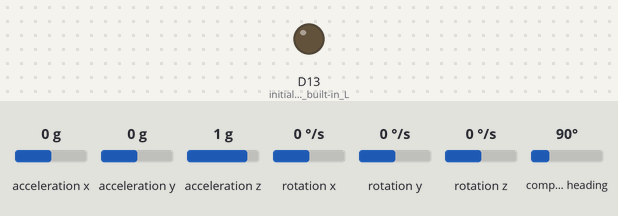
Bench run of a sketch on a simulated Arduino Nano 33 BLE. Parts: output pins drawn as LEDs (lit = HIGH). The inputs (shaded band) are chosen by the test bench; at power-on: acceleration x 0 g, acceleration y 0 g, acceleration z 1 g, rotation x 0 °/s, rotation y 0 °/s, rotation z 0 °/s, compass heading 90°. Nothing arrives over Bluetooth unless stated; a phone connects over Bluetooth LE 3 s after start.

Above: at 0.1 s.
At 3.1 s:
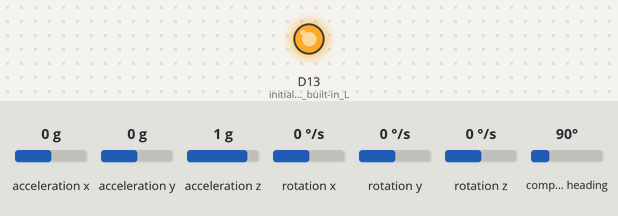
Timing chart, 0 to 4.6 s (numbered marks = the images above):
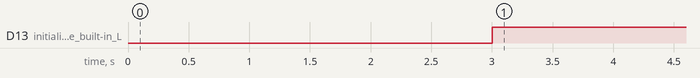

Measured:
- by itself, D13 (initialize_the_built-in_L): LOW → HIGH at 3.0 s

The sketch:

MongoBLE.ino
```cpp
/*
   A Bluetooth LE enabled Acellerometer/Gyro/Magnetomeoter for the
   Arduino Nano BLE - Exposes one Service with One Characteristic
   That has the info packed 2 bytes per axis as a little endian integer
   Accreleration is 1000-9000 with 0 at 5000 anfd in first 3 bytes
   GYRO and MAG are TODO
*/


#define UNIQUEDEVICENAME "MongoThing_003"

#include <ArduinoBLE.h>
#include <Arduino_LSM9DS1.h>

// Not an OFFICIAL Service GUID - 90db short for mon9oDB
BLEService dataService("90db");

// Not an Official characteristic GUID - short for "docs"
BLECharacteristic movementChar("d0c5",  //16-bit characteristic UUID
                               BLERead | BLENotify, 18); // remote clients will be able to get notifications if this characteristic changes


long previousMillis = 0;  // Used to keep track of when last reading sent
bool debug = false; //If I used #define I coudl reduce code size but don't need to for now.
unsigned short value[9];

void setup() {
  if (debug) {
    Serial.begin(9600);    // initialize serial communication
    while (!Serial) {} //Infinite loop if no cable connected so make sure we are NOT in debug
  }


  if (!IMU.begin()) {
    if (debug) Serial.println("Failed to initialize IMU!");
    while (1); //Infinite loop
  }

  pinMode(LED_BUILTIN, OUTPUT); // initialize the built-in LED pin to indicate when a central is connected

  // begin initialization
  if (!BLE.begin()) {
    if (debug) Serial.println("starting BLE failed!");
    while (1);
  }

  /* Set a local name for the BLE device
     This name will appear in advertising packets
     and can be used by remote devices to identify this BLE device
     The name can be changed but maybe be truncated based on space left in advertisement packet
  */
  BLE.setLocalName(UNIQUEDEVICENAME);
  BLE.setAdvertisedService(dataService); // add the service UUID
  dataService.addCharacteristic( movementChar); // add the movement characteristic
  BLE.addService(dataService); // Add the  service


  /* Start advertising BLE.  It will start continuously transmitting BLE
     advertising packets and will be visible to remote BLE central devices
     until it receives a new connection */

  // start advertising
  BLE.advertise();
  if (debug) Serial.println("Bluetooth device active, waiting for connections...");
}

void loop() {
  // wait for a BLE central
  BLEDevice central = BLE.central();

  // if a central is connected to the peripheral:
  if (central) {
    if (debug)Serial.print("Connected to central: ");
    // print the central's BT address:
    if (debug) Serial.println(central.address());
    // turn on the LED to indicate the connection:
    digitalWrite(LED_BUILTIN, HIGH);

    // check the sensors ever 20ms
    // while the central is connected:
    while (central.connected()) {
      long currentMillis = millis();
      if (currentMillis - previousMillis >= 50) {
        previousMillis = currentMillis;
        updateReadings();
      }
    }

    // when the central disconnects, turn off the LED:
    digitalWrite(LED_BUILTIN, LOW);
    if (debug) Serial.print("Disconnected from central: ");
    if (debug) Serial.println(central.address());
  }
}

void updateReadings() {

  float x, y, z;

 for(int i=0;i<6;i++) value[i]=0; //Zero out , not for magnetic though - keep prev

  //Acc and Gyro can do 104Hz, Mag is 20Hz

  if (IMU.accelerationAvailable()) {
    IMU.readAcceleration(x, y, z);

    value[0] = x * 1000 + 5000; //Scaled from 1000 to 9000
    value[1] = y * 1000 + 5000;
    value[2] = z * 1000 + 5000;

  }

  if (IMU.gyroscopeAvailable()) {
    IMU.readGyroscope(x, y, z);

    value[3] = x*2  + 5000; //Scaled from 1000 to 9000
    value[4] = y*2 + 5000;
    value[5] = z*2  + 5000;
  }


  if (IMU.magneticFieldAvailable()) {
    IMU.readMagneticField(x, y, z);

    value[6] = x * 10 + 5000; //Scaled from 1000 to 9000
    value[7] = y * 10 + 5000;
    value[8] = z * 10 + 5000;

  }


  movementChar.writeValue(value, 18); // update the characteristic

}
```
